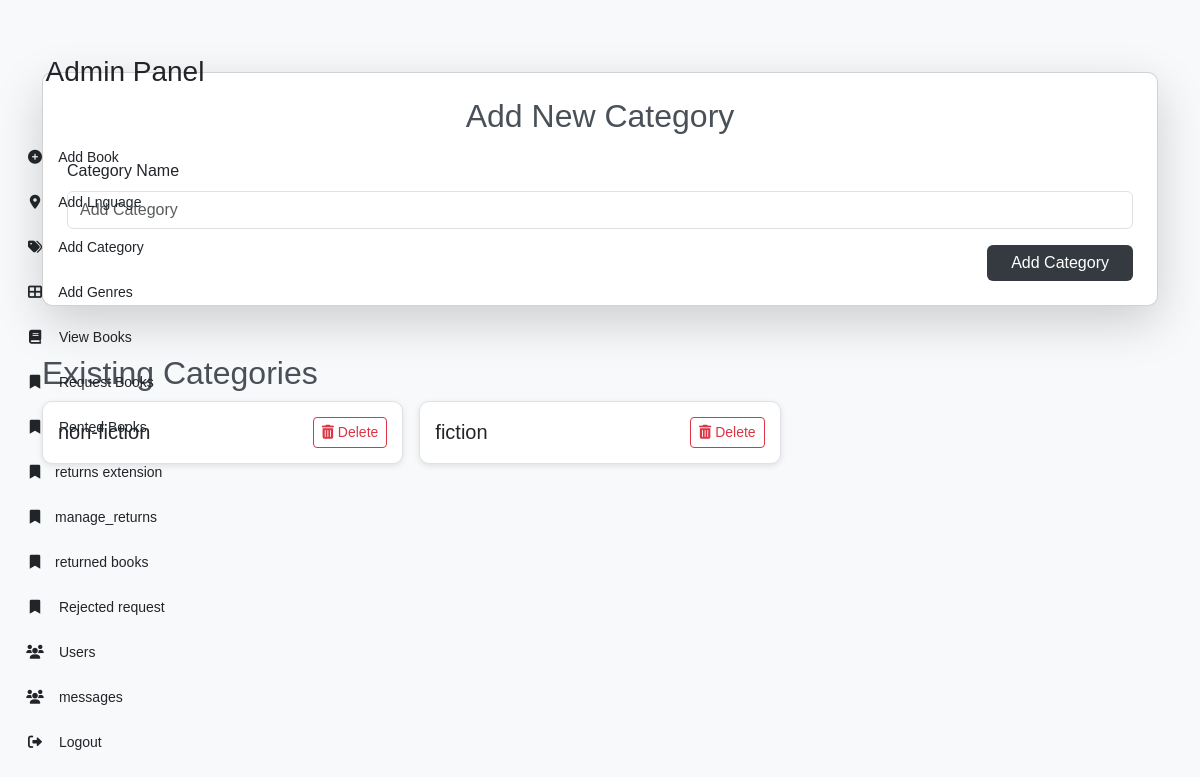
The app's page /category (signed in), older data.
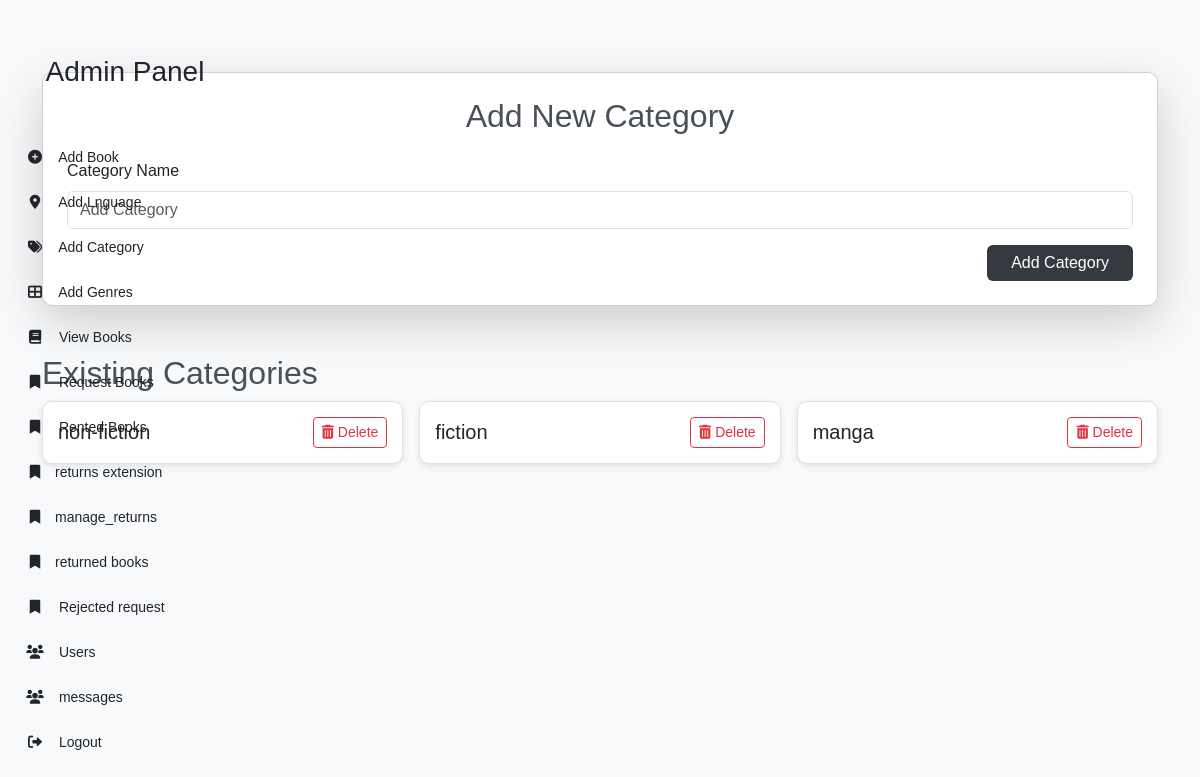
The same page, newer data.
### bookapp/models.py (models this page shows)
class Category(models.Model):
    name=models.TextField(max_length=200,unique=True)

### bookapp/views.py (the view)
# urls.py: path('category',views.add_cateogory),
def add_cateogory(req):
    if 'admin' in req.session:
        if req.method == 'POST':
            name = req.POST['name']
            Category.objects.create(name=name.lower())
            categorys = Category.objects.all()
            return render(req, 'admin/add_category.html', {'categorys': categorys})
        else:
            categorys= Category.objects.all()
            return render(req, 'admin/add_category.html', {'categorys':categorys})
    else:
          return redirect(u_login)

### templates/admin/add_category.html (shortened to what this page needs)
<!DOCTYPE html>
<html lang="en">
<head>
    <link href="https://cdn.jsdelivr.net/npm/bootstrap@5.3.3/dist/css/bootstrap.min.css" rel="stylesheet">
    <link rel="stylesheet" href="https://cdnjs.cloudflare.com/ajax/libs/font-awesome/6.0.0-beta3/css/all.min.css">
</head>
<body>
    <div class="d-flex">
        <div class="sidebar">
            <div class="sidebar">
                <h3>Admin Panel</h3>
                <a href="add_books"><i class="fas fa-plus-circle"></i> Add Book</a>
                <a href="location"><i class="fas fa-map-marker-alt"></i> Add Lnguage</a>
                <a href="category"><i class="fas fa-tags"></i> Add Category</a>
                <a href="genres"><i class="fas fa-th-large"></i> Add Genres</a>
                <a href="view_books"><i class="fas fa-book"></i> View Books</a>
                <a href="manage_requests"><i class="fas fa-bookmark"></i> Request Books</a>
                <a href="rented"><i class="fas fa-bookmark"></i> Rented Books</a>
                <a href="manage-extension-requests"><i class="fas fa-bookmark"></i>returns extension</a>
                <a href="manage_returns"><i class="fas fa-bookmark"></i>manage_returns</a>
                <a href="books_returns"><i class="fas fa-bookmark"></i>returned books</a>
                <a href="reject"><i class="fas fa-bookmark"></i> Rejected request</a>
                <a href="view_user"><i class="fas fa-users"></i> Users</a>
                <a href="display_contacts"><i class="fas fa-users"></i> messages</a>
                <a href="logout"><i class="fas fa-sign-out-alt"></i> Logout</a>
            </div>
        </div>
        <div class="container py-5">
            <div class="card shadow-lg p-4 my-4">
                <h2 class="text-center mb-4">Add New Category</h2>
                <form method="post" enctype="multipart/form-data">
                    <div class="mb-3">
                        <label for="c_name" class="form-label">Category Name</label>
                        <input type="text" class="form-control" id="c_name" name="name" placeholder="Add Category" required>
                    </div>
                    <div class="d-flex justify-content-end">
                        <button type="submit" class="btn btn-dark px-4">Add Category</button>
                    </div>
                </form>
            </div>
            <h2 class="mt-5">Existing Categories</h2>
            <div class="row g-3">
                {% for cat in categorys %}
                <div class="col-md-6 col-lg-4">
                    <div class="category-card d-flex justify-content-between align-items-center">
                        <h5 class="mb-0 text-truncate">{{ cat.name }}</h5>
                        <a href="{% url 'delete_category' cat.id %}" class="btn btn-outline-danger btn-sm" onclick="return confirm('Are you sure you want to delete this category?');">
                            <i class="fas fa-trash-alt"></i> Delete
                        </a>
                    </div>
                </div>
                {% endfor %}
            </div>
        </div>
    </div>
</body>
</html>

Row changes from the older to the newer data that the page shows:
added Category: name "manga"
